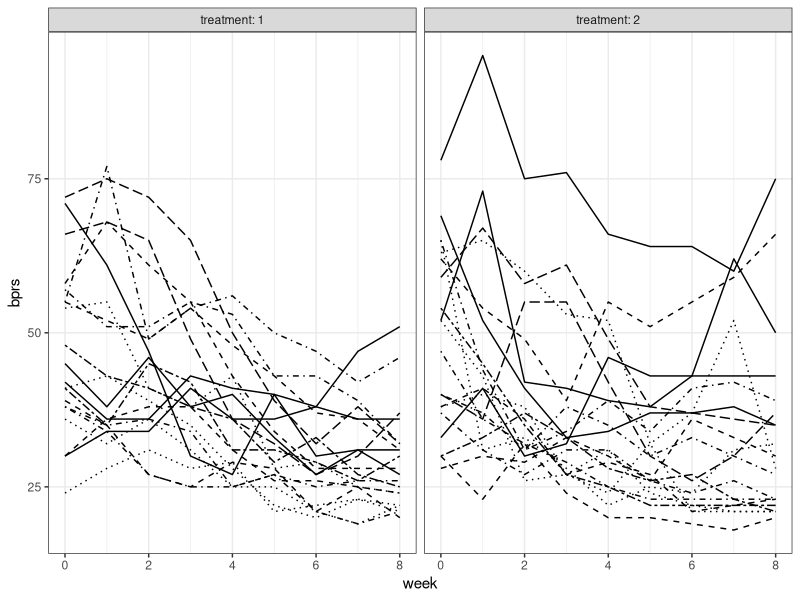
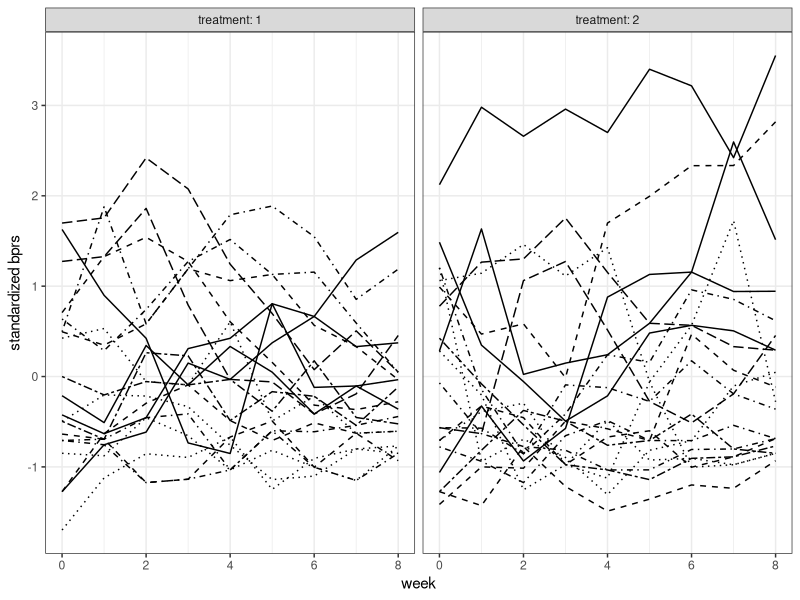
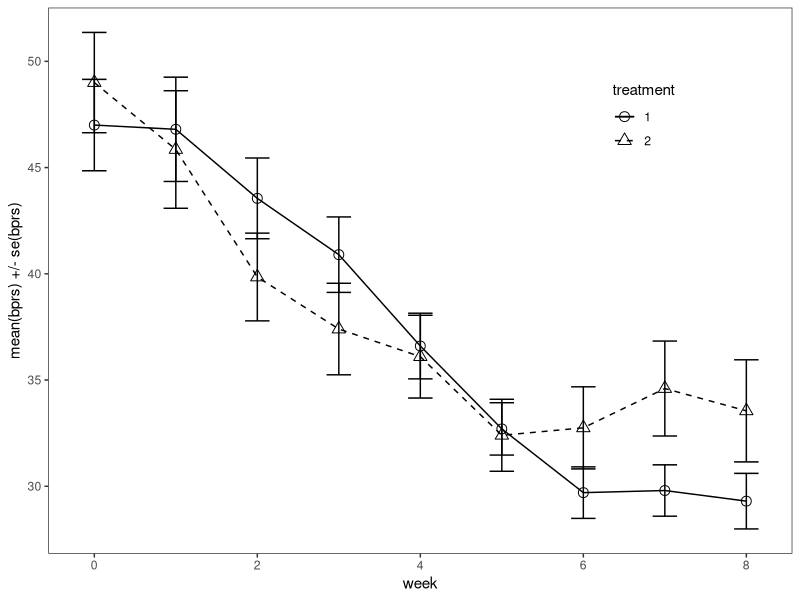
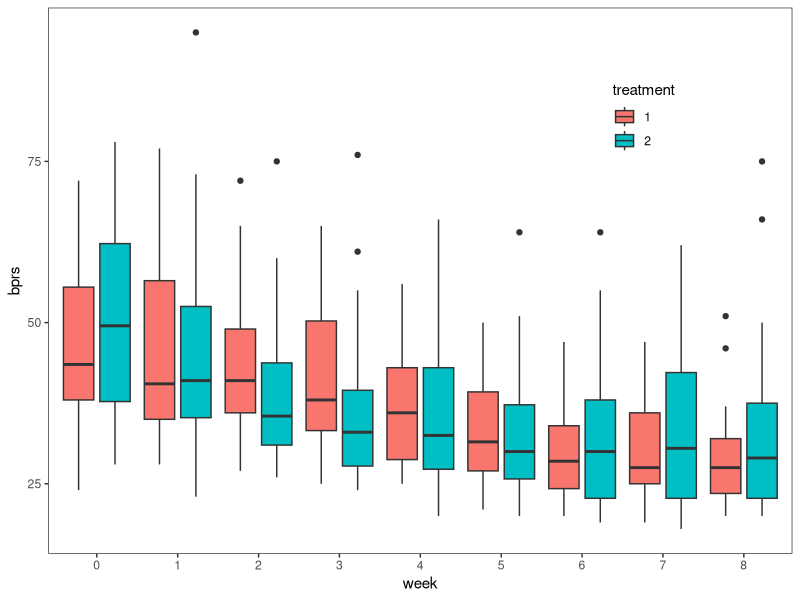
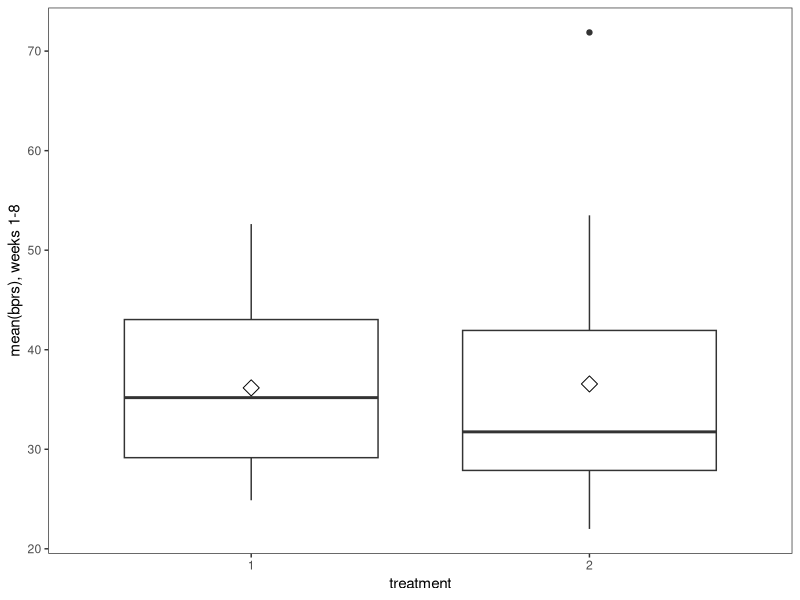
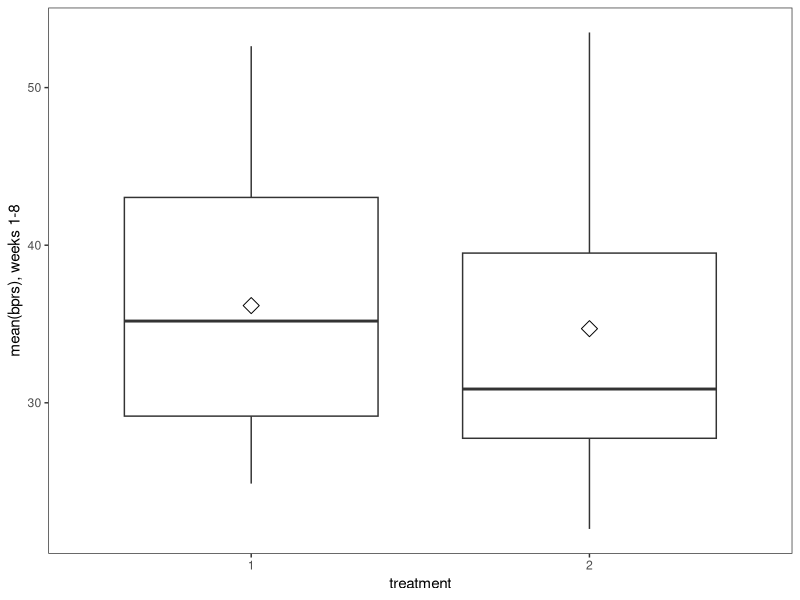

Write R code to recreate these figures, in order.
## ---- chunk 1
knitr::opts_chunk$set(echo = TRUE)
## ---- chunk 2
library(tidyr); library(dplyr); library(ggplot2)

BPRS <- read.table("data/BPRS.txt", sep = ' ', header = TRUE)
BPRS <- within(BPRS, {
    treatment <- factor(treatment)
      subject <- factor(subject)
})

glimpse(BPRS)
head(BPRS)
tail(BPRS)

# Convert data to long form:
BPRSL <- gather(BPRS, key = weeks, value = bprs, week0:week8) %>%
  mutate(week = as.integer(substr(weeks, 5, 5)))

glimpse(BPRSL)
head(BPRSL)
tail(BPRSL)
## ---- chunk 3
p1 <- ggplot(BPRSL, aes(x = week, y = bprs, linetype = subject))
p2 <- p1 + geom_line() + scale_linetype_manual(values = rep(1:10, times=4))
p3 <- p2 + facet_grid(. ~ treatment, labeller = label_both)
p4 <- p3 + theme_bw() + theme(legend.position = "none")
p5 <- p4 + theme(panel.grid.minor.y = element_blank())
p6 <- p5 + scale_y_continuous(limits = c(min(BPRSL$bprs), max(BPRSL$bprs)))
p6
## ---- chunk 4
# Standardise the scores:
BPRSL <- BPRSL %>%
  group_by(week) %>%
  mutate( stdbprs = (bprs - mean(bprs))/sd(bprs) ) %>%
  ungroup()
glimpse(BPRSL)

p1 <- ggplot(BPRSL, aes(x = week, y = stdbprs, linetype = subject))
p2 <- p1 + geom_line() + scale_linetype_manual(values = rep(1:10, times=4))
p3 <- p2 + facet_grid(. ~ treatment, labeller = label_both)
p4 <- p3 + theme_bw() + theme(legend.position = "none")
p5 <- p4 + theme(panel.grid.minor.y = element_blank())
p6 <- p5 + scale_y_continuous(name = "standardized bprs")
p6
## ---- chunk 5
# Number of subjects: (would be better to have unique IDs...)
n <- 40
# Make a summary data:
BPRSS <- BPRSL %>%
  group_by(treatment, week) %>%
  summarise( mean=mean(bprs), se=sd(bprs)/sqrt(n) ) %>%
  ungroup()
glimpse(BPRSS)

p1 <- ggplot(BPRSS, aes(x = week, y = mean, linetype = treatment, shape = treatment))
p2 <- p1 + geom_line() + scale_linetype_manual(values = c(1,2))
p3 <- p2 + geom_point(size=3) + scale_shape_manual(values = c(1,2))
p4 <- p3 + geom_errorbar(aes(ymin=mean-se, ymax=mean+se, linetype="1"), width=0.3)
p5 <- p4 + theme_bw() + theme(panel.grid.major = element_blank(), panel.grid.minor = element_blank())
p6 <- p5 + theme(legend.position = c(0.8,0.8))
p7 <- p6 + scale_y_continuous(name = "mean(bprs) +/- se(bprs)")
p7
## ---- chunk 6
p1 <- ggplot(BPRSL, aes(x = factor(week), y = bprs, fill = treatment))
p2 <- p1 + geom_boxplot(position = position_dodge(width = 0.9))
p3 <- p2 + theme_bw() + theme(panel.grid.major = element_blank(), panel.grid.minor = element_blank())
p4 <- p3 + theme(legend.position = c(0.8,0.8))
p5 <- p4 + scale_x_discrete(name = "week")
# Black & White version:
#p6 <- p5 + scale_fill_grey(start = 0.5, end = 1)
p5
## ---- chunk 7
# Make a summary data of the post treatment weeks (1-8)
BPRSL8S <- BPRSL %>%
  filter(week > 0) %>%
  group_by(treatment, subject) %>%
  summarise( mean=mean(bprs) ) %>%
  ungroup()

glimpse(BPRSL8S)

p1 <- ggplot(BPRSL8S, aes(x = treatment, y = mean))
p2 <- p1 + geom_boxplot()
p3 <- p2 + theme_bw() + theme(panel.grid.major = element_blank(), panel.grid.minor = element_blank())
p4 <- p3 + stat_summary(fun.y = "mean", geom = "point", shape=23, size=4, fill = "white")
p5 <- p4 + scale_y_continuous(name = "mean(bprs), weeks 1-8")
p5
## ---- chunk 8
# Remove the outlier:
BPRSL8S1 <- BPRSL8S %>%
  filter(mean < 60)

glimpse(BPRSL8S1)

p1 <- ggplot(BPRSL8S1, aes(x = treatment, y = mean))
p2 <- p1 + geom_boxplot()
p3 <- p2 + theme_bw() + theme(panel.grid.major = element_blank(), panel.grid.minor = element_blank())
p4 <- p3 + stat_summary(fun.y = "mean", geom = "point", shape=23, size=4, fill = "white")
p5 <- p4 + scale_y_continuous(name = "mean(bprs), weeks 1-8")
p5
## ---- chunk 9
# Without the outlier, apply Student's t-test, two-sided:

t.test(mean ~ treatment, data = BPRSL8S1, var.equal = TRUE)
## ---- chunk 10
# Add the baseline from the original data as a new variable to the summary data:

baseline <- BPRS$week0
BPRSL8S2 <- BPRSL8S %>%
  mutate(baseline)

# Fit the ANCOVA model and see the results:

fit <- lm(mean ~ baseline + treatment, data = BPRSL8S2)

summary(fit)
anova(fit)
## ---- chunk 11
PAIN <- read.table("data/pain.txt", header = TRUE, sep = "\t")

PAIN <- within(PAIN, {
    group <- factor(group)
       id <- factor(id)
})

glimpse(PAIN)
## ---- chunk 12
# Convert data to long form:
PAINL <- gather(PAIN, key = mins, value = pain, -group, -id) %>%
  mutate(mins = as.integer(substr(mins,2,4)))

glimpse(PAINL)

# (1) Make a summary data of group means,
# removing subjects with any missing values:

PAINLS1 <- PAINL %>%
  group_by(group, id) %>%
  summarise( mean=mean(pain) ) %>%
  ungroup()

glimpse(PAINLS1)

# (2) Make a summary data of group means,
# now using the mean of available responses for each subject:

PAINLS2 <- PAINL %>%
  group_by(group, id) %>%
  summarise( mean=mean(pain, na.rm = TRUE) ) %>%
  ungroup()

glimpse(PAINLS2)

# Compare the t-test results:

t.test(mean ~ group, data = PAINLS1, var.equal = TRUE)
t.test(mean ~ group, data = PAINLS2, var.equal = TRUE)
